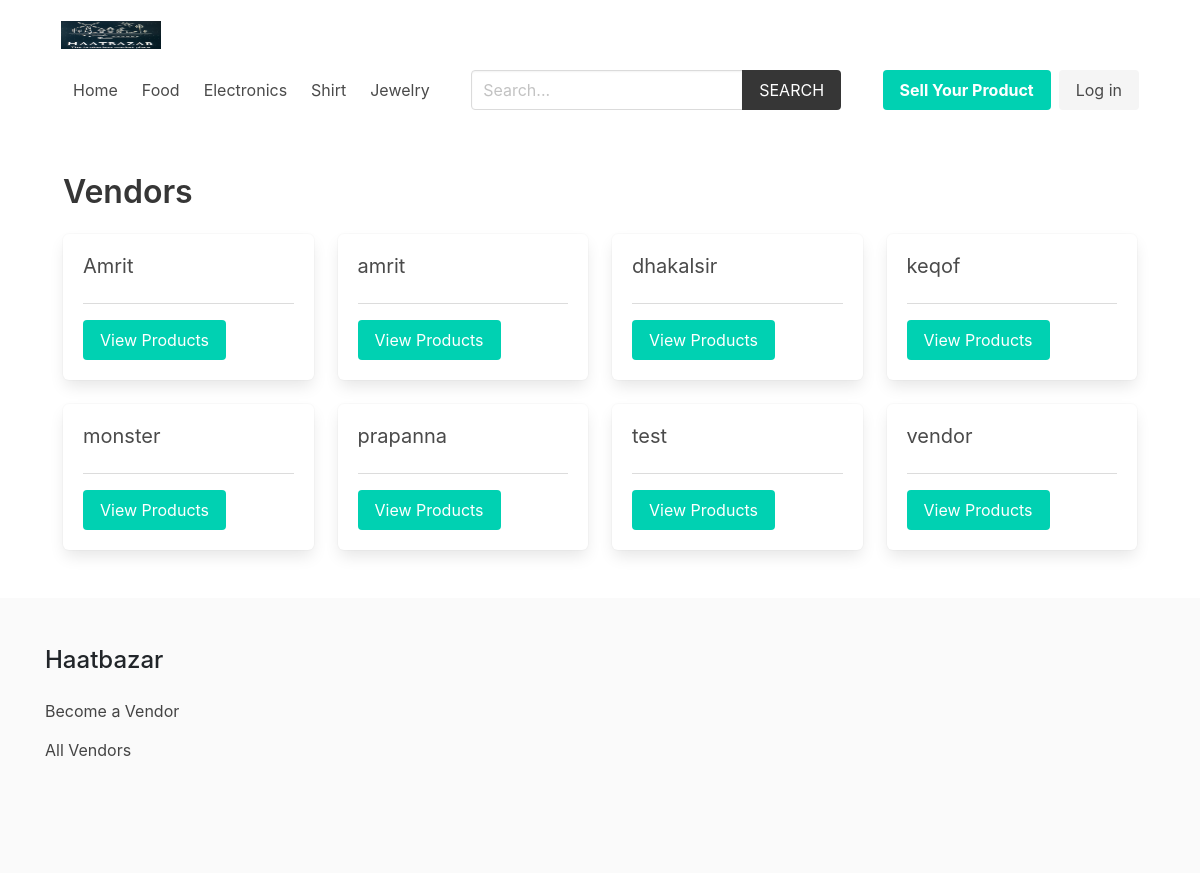
Page /vendor/ on the earlier database version.
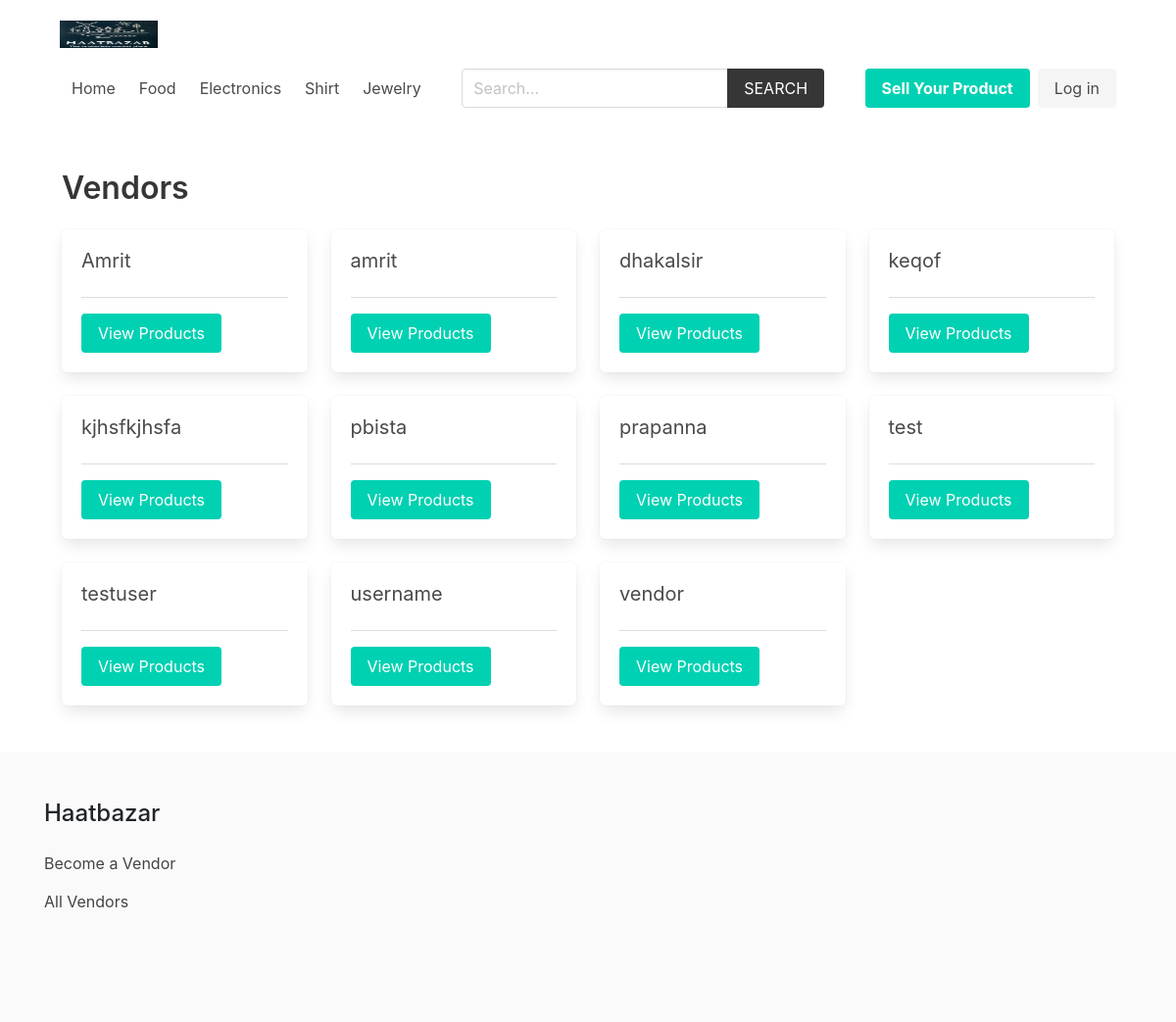
Same page on the later database version.
### product/models.py (models this page shows, shortened)
class Category(models.Model):
    title = models.CharField(max_length=50)
    slug = models.SlugField(max_length=55)
    ordering = models.IntegerField(default=0)
    class Meta:
        ordering = ['ordering']

### vendor/models.py (models this page shows, shortened)
class Vendor(models.Model):
    name = models.CharField(max_length=255)
    user = models.OneToOneField(User, related_name='vendor', on_delete=models.CASCADE)
    date_of_birth = models.DateField(default="1990-01-01",blank=True)
    phone_number = models.CharField(max_length=50,blank=True)
    image = models.ImageField(upload_to='uploads/',blank=True,null=True)
    class Meta:
        ordering = ['name']

### vendor/views.py (the view)
# urls.py: path('', views.vendors, name="vendors"),
def vendors(request):
    vendors = Vendor.objects.all()
    return render(request, 'vendor/vendors.html', {'vendors': vendors})

### cart/context_processors.py (called while the page is built)
def cart(request):
    return {'cart': Cart(request)}

### product/context_processors.py (called while the page is built)
def menu_categories(request):
    categories = Category.objects.all()
    return {'categories': categories}

### templates/vendor/vendors.html (shortened to what this page needs)
{% extends 'core/base.html' %}
{% block content %}
    <h1 class="title">Vendors</h1>
    <div class="columns is-multiline">
        {% for vendor in vendors %}
            <div class="column is-3">
                <div class="box">
                    <h2 class="subtitle">
                        {{ vendor.name }}
                    </h2>
                    <hr>
                    <a href="{% url 'vendor:vendor' vendor.id %}" class="button is-primary ">View Products</a>
                </div>
            </div>
        {% endfor %}
    </div>
{% endblock content %}

### templates/core/base.html (shortened to what this page needs)
{% load static %}
<!DOCTYPE html>
<html lang="en">
  <head>
    <link
      rel="stylesheet"
      href="https://cdn.jsdelivr.net/npm/bulma@0.9.2/css/bulma.min.css"
    />
    <link
      rel="stylesheet"
      href="https://cdnjs.cloudflare.com/ajax/libs/font-awesome/4.7.0/css/font-awesome.min.css"
    />
    <link rel="stylesheet" href="{% static 'css/main.css' %}" />
    <link
      rel="stylesheet"
      href="https://cdn.jsdelivr.net/npm/bootstrap@4.0.0/dist/css/bootstrap.min.css"
    />
  </head>
  <body>
    <div class="container">
      <nav class="navbar" role="navigation" aria-label="main navigation">
        <div class="navbar-brand">
          <a class="navbar-item" href="{% url 'core:home' %}">
            <img src="/media/logo.jpg" width="100" height="100" />
          </a>
        </div>
        <div id="navbarBasicExample" class="navbar-menu">
          <div class="navbar-start">
            <a class="navbar-item" href="{% url 'core:home' %}"> Home </a>
            {% for category in categories %}
            <a
              class="navbar-item"
              href="{% url 'product:category' category.slug %}"
            >
              {{category.title}}
            </a>
            {% endfor %}
          </div>
          <div class="navbar-start">
            <div class="navbar-item">
              <form method="get" action="{% url 'product:search' %}">
                <div class="field has-addons">
                  <div class="control">
                    <input
                      type="search"
                      name="query"
                      id=""
                      class="input"
                      placeholder="Search..."
                    />
                  </div>
                  <div class="control">
                    <button class="button is-dark is-uppercase">Search</button>
                  </div>
                </div>
              </form>
            </div>
          </div>
            {% if request.user.is_authenticated %}
            <div class="navbar-item has-dropdown is-hoverable">
              <a class="navbar-link is-capitalized"> {{user.vendor.name}} </a>
              <div class="navbar-dropdown">
                <a class="navbar-item" href="{% url 'vendor:vendor-admin' %}">
                  Profile
                </a>
                <a class="navbar-item" href="{% url 'vendor:edit-vendor' %}">
                  Update Profile
                </a>
                <a class="navbar-item" href="{% url 'vendor:add-product' %}">
                  Add Product
                </a>
                <hr class="navbar-divider" />
                <a class="navbar-item" href="{% url 'vendor:logout' %}">
                  Logout
                </a>
              </div>
            </div>
            {% else %}
            <div class="navbar-item">
              <div class="buttons">
                <a
                  class="button is-primary"
                  href="{% url 'vendor:become-vendor' %}"
                >
                  <strong>Sell Your Product</strong>
                </a>
                <a class="button is-light" href="{% url 'vendor:login' %}">
                  Log in
                </a>
              </div>
            </div>
            {% endif %}
          </div>
        </div>
    <section class="section">
      <div class="container">{% block content %}{% endblock content %}</div>
    </section>
    <footer class="footer">
      <div class="container">
        <h3 class="is-size-4 mb-4">Haatbazar</h3>
        {% if request.user.is_authenticated %}
        <a href="{% url 'vendor:vendor-admin' %}">Vendor Admin</a>
        {% else %}
        <a href="{% url 'vendor:become-vendor' %}">Become a Vendor</a>
        {% endif %}
        <br />
        <a href="{% url 'vendor:vendors' %}">All Vendors</a>
      </div>
    </footer>
  </body>
</html>

Differences in the rows shown:
removed Vendor: name "monster"
added Vendor: name "kjhsfkjhsfa"
added Vendor: name "pbista"
added Vendor: name "testuser"
added Vendor: name "username"
